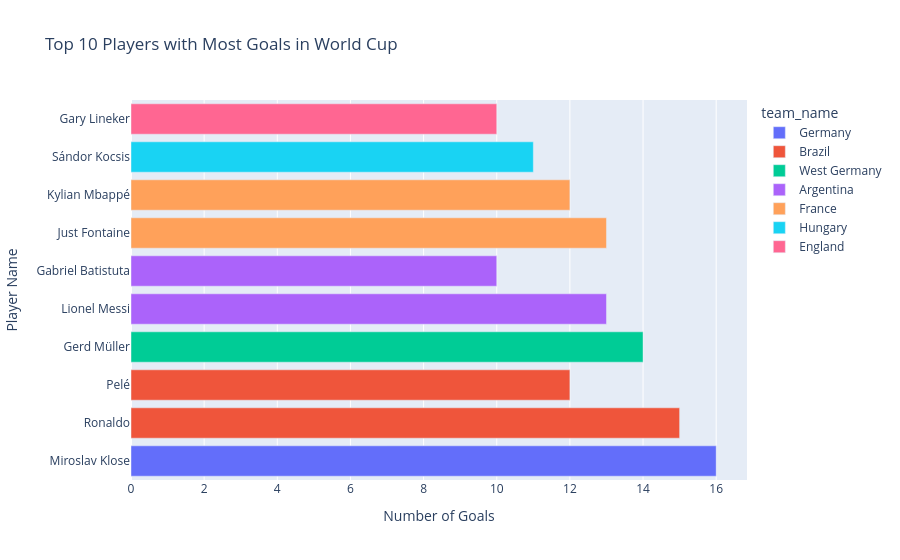

Notebook source saved alongside this figure:
### Code cell
## Create a new column in the goal_counts_df DataFrame that combines the given_name and family_name columns into a single column called player_name. 
## If given_name is "not applicable", use only the family_name as the player name.

def player_full_name(row):
    if pd.isna(row['given_name']) or pd.isna(row['family_name']):
        return "Unknown Player"
    elif row['given_name'] == "not applicable":
        return row['family_name']
    return f"{row['given_name']} {row['family_name']}"

goal_counts_df['player_name'] = goal_counts_df.apply(player_full_name, axis=1)

## Make a barchart using plotly express

from matplotlib import markers
import pandas as pd
import matplotlib.pyplot as plt
import plotly.express as px
import plotly.graph_objects as go

fig = px.bar(goal_counts_df, x="goals", y="player_name", orientation="h",
                    title="Top 10 Players with Most Goals in World Cup",
                    labels={"goals": "Number of Goals", "player_name": "Player Name"},
                    color="team_name")
fig.show()

### Figure 1 — Plotly figure (JSON) as saved in the notebook; plotly's stock layout.template omitted (floating-point values rounded to 4 significant figures)
{"data": [{"hovertemplate": "team_name=Germany<br>Number of Goals=%{x}<br>Player Name=%{y}<extra></extra>", "legendgroup": "Germany", "marker": {"color": "#636efa", "pattern": {"shape": ""}}, "name": "Germany", "orientation": "h", "showlegend": true, "textposition": "auto", "type": "bar", "x": [16], "xaxis": "x", "y": ["Miroslav Klose"], "yaxis": "y"}, {"hovertemplate": "team_name=Brazil<br>Number of Goals=%{x}<br>Player Name=%{y}<extra></extra>", "legendgroup": "Brazil", "marker": {"color": "#EF553B", "pattern": {"shape": ""}}, "name": "Brazil", "orientation": "h", "showlegend": true, "textposition": "auto", "type": "bar", "x": [15, 12], "xaxis": "x", "y": ["Ronaldo", "Pelé"], "yaxis": "y"}, {"hovertemplate": "team_name=West Germany<br>Number of Goals=%{x}<br>Player Name=%{y}<extra></extra>", "legendgroup": "West Germany", "marker": {"color": "#00cc96", "pattern": {"shape": ""}}, "name": "West Germany", "orientation": "h", "showlegend": true, "textposition": "auto", "type": "bar", "x": [14], "xaxis": "x", "y": ["Gerd Müller"], "yaxis": "y"}, {"hovertemplate": "team_name=Argentina<br>Number of Goals=%{x}<br>Player Name=%{y}<extra></extra>", "legendgroup": "Argentina", "marker": {"color": "#ab63fa", "pattern": {"shape": ""}}, "name": "Argentina", "orientation": "h", "showlegend": true, "textposition": "auto", "type": "bar", "x": [13, 10], "xaxis": "x", "y": ["Lionel Messi", "Gabriel Batistuta"], "yaxis": "y"}, {"hovertemplate": "team_name=France<br>Number of Goals=%{x}<br>Player Name=%{y}<extra></extra>", "legendgroup": "France", "marker": {"color": "#FFA15A", "pattern": {"shape": ""}}, "name": "France", "orientation": "h", "showlegend": true, "textposition": "auto", "type": "bar", "x": [13, 12], "xaxis": "x", "y": ["Just Fontaine", "Kylian Mbappé"], "yaxis": "y"}, {"hovertemplate": "team_name=Hungary<br>Number of Goals=%{x}<br>Player Name=%{y}<extra></extra>", "legendgroup": "Hungary", "marker": {"color": "#19d3f3", "pattern": {"shape": ""}}, "name": "Hungary", "orientation": "h", "showlegend": true, "textposition": "auto", "type": "bar", "x": [11], "xaxis": "x", "y": ["Sándor Kocsis"], "yaxis": "y"}, {"hovertemplate": "team_name=England<br>Number of Goals=%{x}<br>Player Name=%{y}<extra></extra>", "legendgroup": "England", "marker": {"color": "#FF6692", "pattern": {"shape": ""}}, "name": "England", "orientation": "h", "showlegend": true, "textposition": "auto", "type": "bar", "x": [10], "xaxis": "x", "y": ["Gary Lineker"], "yaxis": "y"}], "layout": {"barmode": "relative", "legend": {"title": {"text": "team_name"}, "tracegroupgap": 0}, "title": {"text": "Top 10 Players with Most Goals in World Cup"}, "xaxis": {"anchor": "y", "domain": [0, 1], "title": {"text": "Number of Goals"}}, "yaxis": {"anchor": "x", "domain": [0, 1], "title": {"text": "Player Name"}}}}
